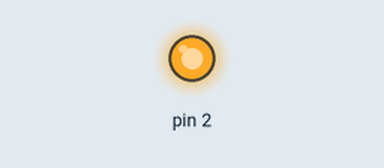
Simulated run of this sketch. Board: Arduino Uno, built with avr-gcc and run on an emulated ATmega328P. On the bench: output pins drawn as LEDs (lit = HIGH). What the sketch prints to the serial monitor is not drawn.

Above: at 2.6 s.
At 5.6 s:
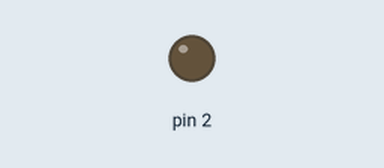
Timing chart, 0 to 7.9 s (numbered marks = the images above):
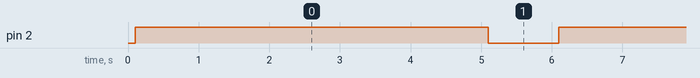

Measured:
- by itself, pin 2: alternates HIGH for 5.0 s and LOW for 1.0 s

The sketch:

n1.ino
```cpp
// the setup function runs once when you press reset or power the board
void setup() {
  // initialize digital pin LED_BUILTIN as an output.


  Serial.begin(115200);           // start serial for output
  pinMode(2, OUTPUT);
    delay(100);
       Serial.println("Nx Reporting");
}

// the loop function runs over and over again forever
void loop() {
  digitalWrite(2, HIGH);   // turn the LED on (HIGH is the voltage level)
  delay(5000);                       // wait for a second
  digitalWrite(2, LOW);    // turn the LED off by making the voltage LOW
  delay(1000);                       // wait for a second
}
```
